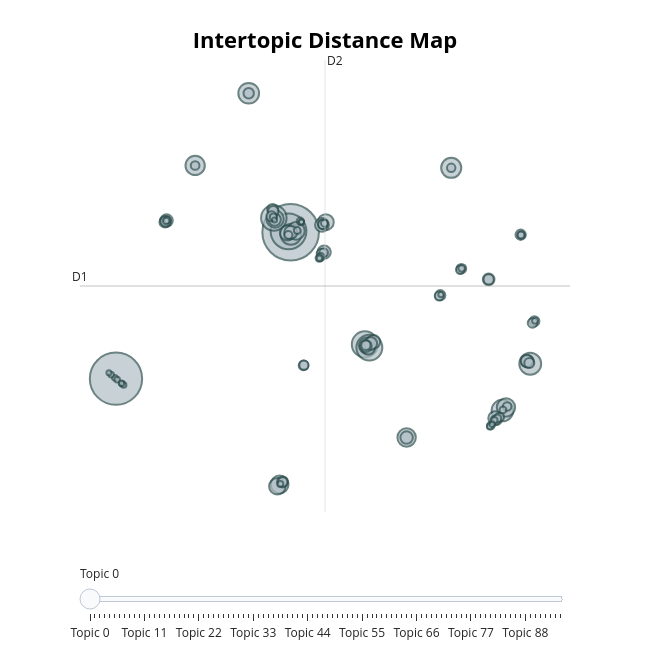

Source (notebook cell):
### Markdown cell above
#### Distância Intertópicos

### Code cell
modelo_rep_multi.visualize_topics().show()
